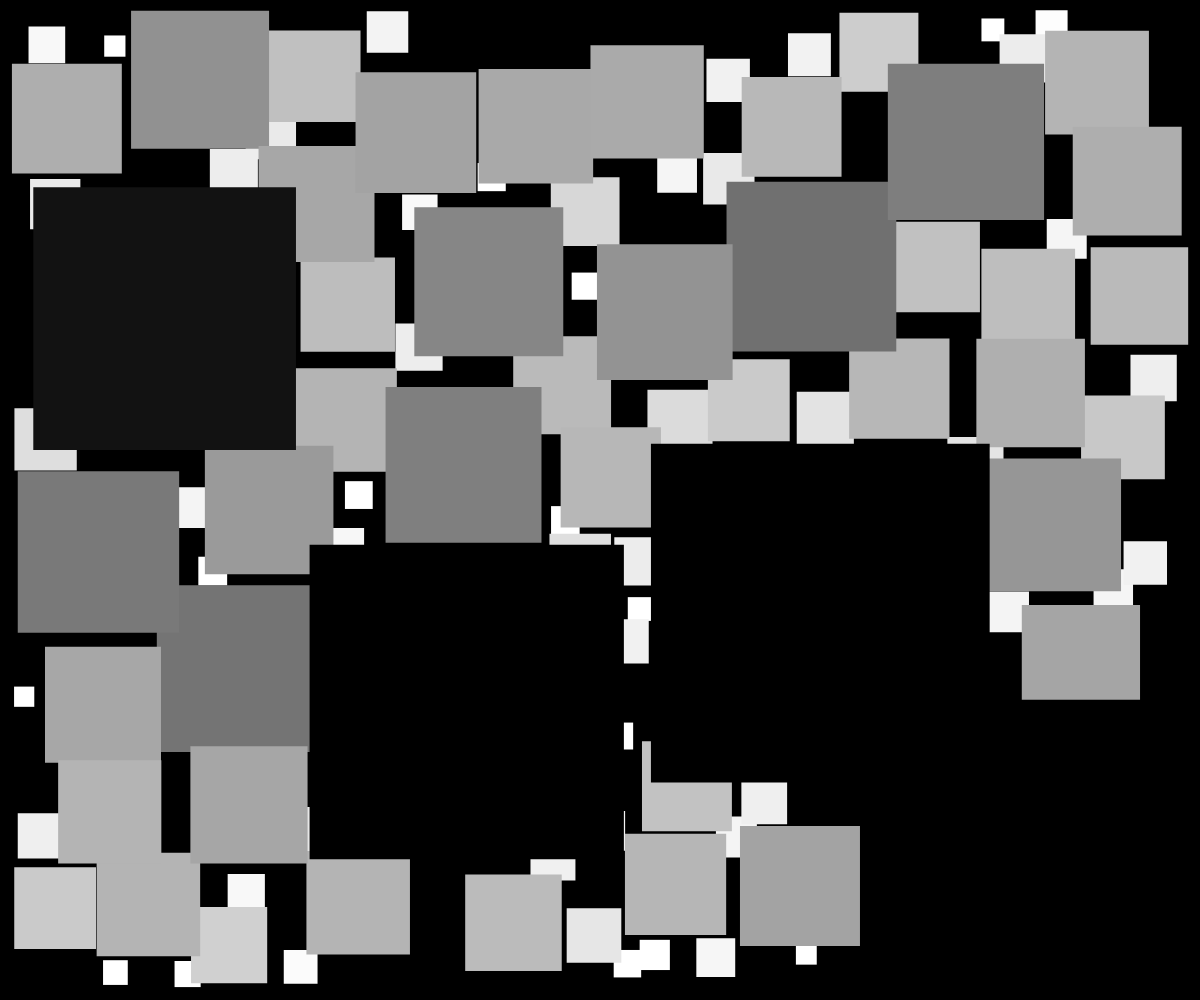
Frame 1 (no input)
Frame 60 (no input): identical to frame 1, image omitted
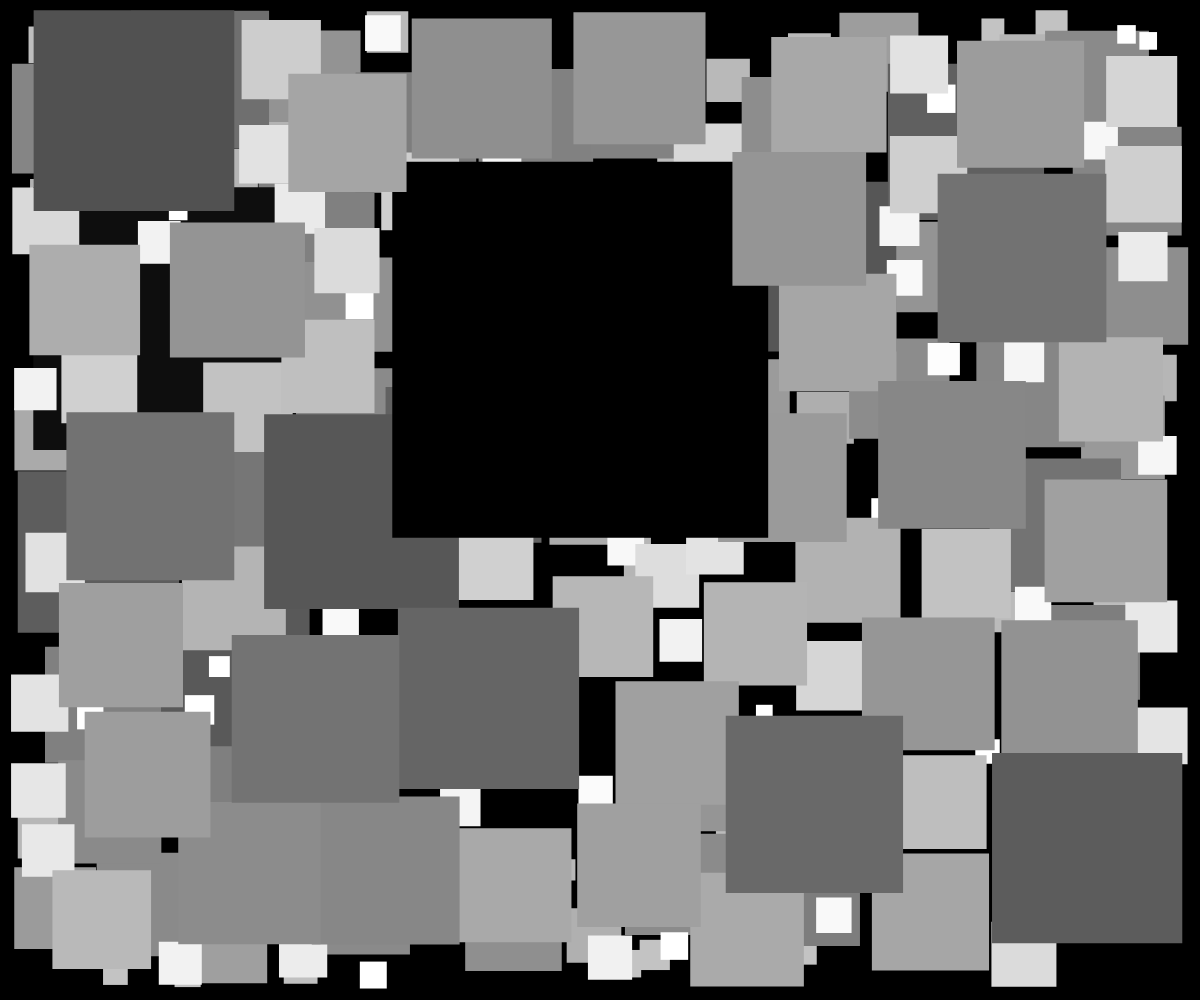
Frame 120 (the mouse pressed at the canvas centre since frame 60)

The p5.js sketch that drew these frames (run headless with seeded random() and noise() and a simulated clock; from frame 60 on, the mouse is pressed at the canvas centre):

// p5.js sketch
// ── sketch.js
var PAGE_TITLE = "p5_challenge-square_packing";

/**jstephens 2016_06 - inspired by shiffman's code challenge**
TODO:
- [ ] check out 'code fights' online
*/
////////////
//SET GLOBALS
var TOTAL_ATTEMPTS = 300;
var TOTAL_CIRCLES  = 490;//490
var circles        = [];
var rInitial       = 100;
var rMax           = 200;
var rMin           = 15;
var fillAlpha      = 255;

function setup(){
  rectMode(CENTER);
  createCanvas(window.innerWidth, window.innerHeight);
  background(0);
  noStroke();
  
  generateSquares();
}
  
function draw(){
}

function mousePressed(){
  
  TOTAL_ATTEMPTS = 300;
  TOTAL_CIRCLES  = 490;//490
  circles        = [];
  rInitial       = 100;
  rMax           = 200;
  rMin           = 15;
  fillAlpha      = 255;

  background(0,60);
  generateSquares();
}


function generateSquares() {
  
  for (var i = 0; i < TOTAL_ATTEMPTS; i++){
    var circle = {
      
      r:  random(rInitial*.5, rMax),
      x:  random(width),
      y:  random(height)
      
    };
    var isOverlapping = false;
    
    circle.x = random(circle.r+10, width-(circle.r+10));
    circle.y = random(circle.r+10, height-(circle.r+10));
    
    //ONLY ADD CIRCLES THAT DO NOT OVERLAP
    //compare current circle to all previous using nested loop
    for (var j = 0; j < circles.length; j++){
      //does currrent circle overlap any previous circle
      //is distance between circles less than 2* their radius
      var other = circles[j];
      var d = dist(circle.x, circle.y, other.x, other.y);
      //console.log('Dist between circle['+i+'] and circle[' + j + '] = ' + d);
      
      //CHECK FOR OVERLAP
      if (d < (circle.r + other.r)*random(.9,1.02)){
        //THEN THEY ARE OVERLAPPING
        //console.log('dist:' + d + ' is less than' + 2*circle.r);
        isOverlapping = true;
        break;
      }         
    }
    if(!isOverlapping){
      circles.push(circle);
    }
    //console.log("circles drawn: " + circles.length);
    if (circles.length >= TOTAL_CIRCLES){
      break;
    }
    // if we reached max attemtps and STILL can't find a place to draw, then subtract 1 from circle radius and start over
    if ((i >= TOTAL_ATTEMPTS-1) && (circles.length < TOTAL_CIRCLES)){
      //then shrink the circle radius by 1 and try it all over again
      //console.log('\nreducing radius by 1')
      rInitial --;
      i = 0;
    }
    // STOP AT MINIMUM IMAGE SIZE
    if (rInitial <= rMin){
      break;
    }
  }

  for (var i = circles.length-1; i >= 0; i--){
    var fillColor = map(circles[i].r, rMin, rMax*.7, 255,0);
    //var fillColor = map(i           , 0       , circles.length, 40, 255);
    fill(fillColor,fillAlpha);
    //ellipse(circles[i].x, circles[i].y, circles[i].r*2, circles[i].r*2);
    rect(circles[i].x, circles[i].y, circles[i].r*2, circles[i].r*2);
  }
}
